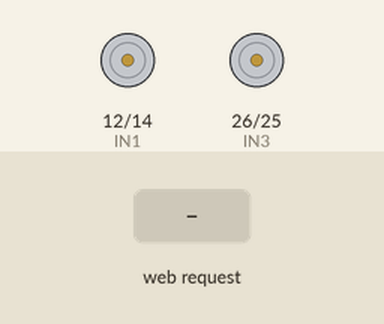
This program was run on a simulated ESP32. On the bench: motor-driver pin pairs drawn as motors (green arrow = first pin HIGH = forward, orange = second pin HIGH = backward, longer = more drive, scaled by the enable pin). Inputs (shaded band) come from the test bench. WiFi joins after 1.5 s; servers stay silent unless stated; what the program prints to the serial monitor is not drawn.

Above: at 2.7 s.
2.8 s: HTTP request GET /forward received
At 4.0 s:
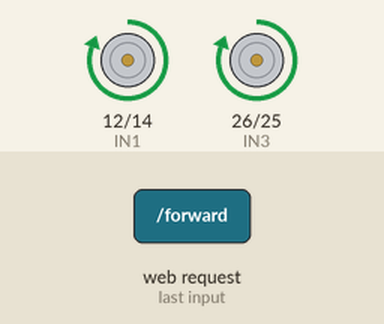
4.3 s: HTTP request GET /backward received
At 5.2 s:
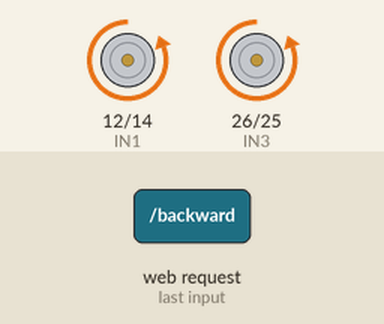
5.8 s: HTTP request GET /rotate_right received
At 6.4 s:
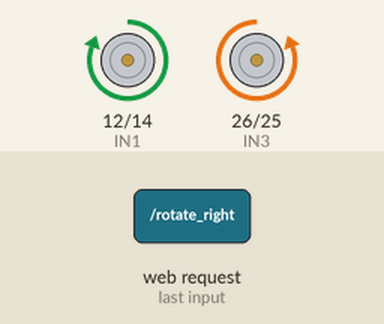
7.3 s: HTTP request GET /rotate_left received
At 8.5 s:
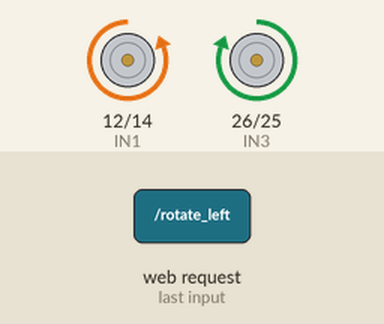
8.8 s: HTTP request GET /turn_right received
At 9.8 s:
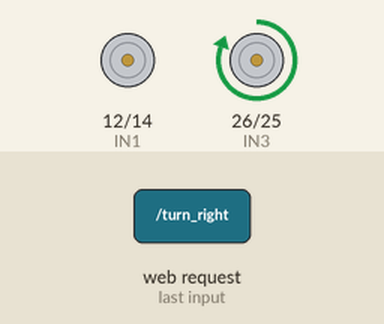
10.3 s: HTTP request GET /turn_left received
At 11.0 s:
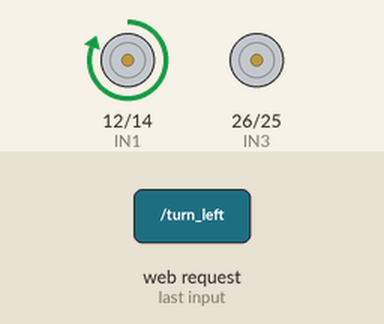
Timing chart, 0 to 12.8 s (numbered marks = the images above; inputs shaded):
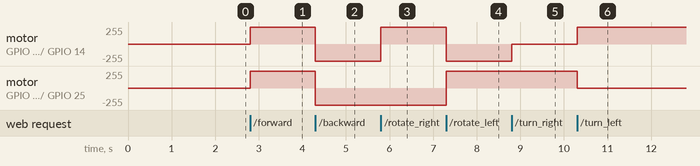

Measured:
- after the input at 2.8 s, motor on GPIO 12 (IN1) / GPIO 14 (IN2), motor on GPIO 26 (IN3) / GPIO 25 (IN4): stopped → forward 255/255 at once
- after the input at 4.3 s, motor on GPIO 12 (IN1) / GPIO 14 (IN2), motor on GPIO 26 (IN3) / GPIO 25 (IN4): forward 255/255 → backward 255/255 at once
- after the input at 5.8 s, motor on GPIO 12 (IN1) / GPIO 14 (IN2): backward 255/255 → forward 255/255 at once
- after the input at 7.3 s, motor on GPIO 12 (IN1) / GPIO 14 (IN2): forward 255/255 → backward 255/255 at once; motor on GPIO 26 (IN3) / GPIO 25 (IN4): backward 255/255 → forward 255/255 at once
- after the input at 8.8 s, motor on GPIO 12 (IN1) / GPIO 14 (IN2): backward 255/255 → stopped at once
- after the input at 10.3 s, motor on GPIO 12 (IN1) / GPIO 14 (IN2): stopped → forward 255/255 at once; motor on GPIO 26 (IN3) / GPIO 25 (IN4): forward 255/255 → stopped at once

The program:

main.cpp
```cpp
#include <WiFi.h>
#include <WebServer.h>

// --- Configurazioni Wi-Fi ---
const char* ssid = "ZjLuigi (3)";
const char* password = "12345ciaooo";

// --- Inizializza il server web sulla porta 80 ---
WebServer server(80);

// ---INITIALIZE MOTOR PINS ---///
const int ENA = 13;
const int IN1 = 12;
const int IN2 = 14;

const int ENB = 27;
const int IN3 = 26;
const int IN4 = 25;

// PWM configuration
#define PWM_FREQ 500        // 500 Hz for reliable low speeds
#define PWM_RES 8           // 8-bit resolution (0-255)

// Define PWM channels
const int pwmChannelA = 0;
const int pwmChannelB = 1;

int motorSpeed = 255;
int curvaturePercentage = 100;

void move_forward() {
  digitalWrite(IN1, HIGH);
  digitalWrite(IN2, LOW);
  digitalWrite(IN3, HIGH);
  digitalWrite(IN4, LOW);
  ledcWrite(pwmChannelA, motorSpeed);
  ledcWrite(pwmChannelB, motorSpeed);
}

void move_backward() {
  digitalWrite(IN1, LOW);
  digitalWrite(IN2, HIGH);
  digitalWrite(IN3, LOW);
  digitalWrite(IN4, HIGH);
  ledcWrite(pwmChannelA, motorSpeed);
  ledcWrite(pwmChannelB, motorSpeed);
}

void turn_left() {
  digitalWrite(IN1, LOW);
  digitalWrite(IN2, HIGH);
  digitalWrite(IN3, HIGH);
  digitalWrite(IN4, LOW);
  ledcWrite(pwmChannelA, motorSpeed);
  ledcWrite(pwmChannelB, motorSpeed);
}

void turn_right() {

  digitalWrite(IN1, HIGH);
  digitalWrite(IN2, LOW);
  digitalWrite(IN3, LOW);
  digitalWrite(IN4, HIGH);
  ledcWrite(pwmChannelA, motorSpeed);
  ledcWrite(pwmChannelB, motorSpeed);
}

// supposing the rightmotor is ENA
// Gentle left turn: left motor slower, right motor full speed
void turn_left_slowly() {
  int leftSpeed = motorSpeed * (100 - curvaturePercentage) / 100;
  digitalWrite(IN1, HIGH);
  digitalWrite(IN2, LOW);
  digitalWrite(IN3, HIGH);
  digitalWrite(IN4, LOW);
  ledcWrite(pwmChannelA, motorSpeed);   // left slower
  ledcWrite(pwmChannelB, leftSpeed);  // right full
}

// Gentle right turn: right motor slower, left motor full speed
void turn_right_slowly() {
  int rightSpeed = motorSpeed * (100 - curvaturePercentage) / 100;
  digitalWrite(IN1, HIGH);
  digitalWrite(IN2, LOW);
  digitalWrite(IN3, HIGH);
  digitalWrite(IN4, LOW);
  ledcWrite(pwmChannelA, rightSpeed);  // left full
  ledcWrite(pwmChannelB, motorSpeed);  // right slower
}

void stop_motors() {

  digitalWrite(IN1, LOW);
  digitalWrite(IN2, LOW);
  digitalWrite(IN3, LOW);
  digitalWrite(IN4, LOW);
  ledcWrite(pwmChannelA, 0);
  ledcWrite(pwmChannelB, 0);

}
void initialize_HTTP_commands () {
  // --- Definizione degli endpoint (i "comandi" via web)---
  server.on("/on", []() {
    Serial.println("Comando ricevuto: ON");
    server.send(200, "text/plain", "on");
  });
  server.on("/forward", []() {
    Serial.println("Comando ricevuto: forward");
    move_forward();
    server.send(200, "text/plain", "forward");
  });
  server.on("/backward", []() {
    Serial.println("Comando ricevuto: backward");
    move_backward();
    server.send(200, "text/plain", "backward");
  });
  server.on("/rotate_right", []() {
    Serial.println("Comando ricevuto: rotate_right");
    turn_right();
    server.send(200, "text/plain", "rotate_right");
  });
  server.on("/rotate_left", []() {
    Serial.println("Comando ricevuto: rotate_left");
    turn_left();
    server.send(200, "text/plain", "rotate_left");
  });
  server.on("/turn_right", []() {
    Serial.println("Comando ricevuto: turn_right");
    turn_right_slowly();
    server.send(200, "text/plain", "turn_right");
  });
  server.on("/turn_left", []() {
    Serial.println("Comando ricevuto: turn_left");
    turn_left_slowly();
    server.send(200, "text/plain", "turn_left");
  });
  server.on("/stop", []() {
    Serial.println("Comando ricevuto: stop");
    stop_motors();
    server.send(200, "text/plain", "stop");
  });
  server.on("/setspeed", []() {
  if (server.hasArg("value")) {
    int newSpeed = server.arg("value").toInt();
    // Clamp between 0 and 255
    if (newSpeed < 0) newSpeed = 0;
    if (newSpeed > 255) newSpeed = 255;
    motorSpeed = newSpeed;
    Serial.print("Motor speed set to: ");
    Serial.println(motorSpeed);
    server.send(200, "text/plain", "Speed set to " + String(motorSpeed));
  } else {
    server.send(400, "text/plain", "Missing 'value' parameter");
  }
});

server.on("/setcurvature", []() {
  if (server.hasArg("value")) {
    int newCurve = server.arg("value").toInt();
    // Clamp between 0 and 100
    if (newCurve < 0) newCurve = 0;
    if (newCurve > 100) newCurve = 100;
    curvaturePercentage = newCurve;
    Serial.print("Curvature percentage set to: ");
    Serial.println(curvaturePercentage);
    server.send(200, "text/plain", "Curvature set to " + String(curvaturePercentage));
  } else {
    server.send(400, "text/plain", "Missing 'value' parameter");
  }
});
  server.onNotFound([]() {
    server.send(404, "text/plain", "Endpoint non trovato");
    Serial.println("Richiesta non valida: " + server.uri());
});
}
void setup_pins() {
  pinMode(ENA, OUTPUT);
  pinMode(IN1, OUTPUT);
  pinMode(IN2, OUTPUT);
  pinMode(ENB, OUTPUT);
  pinMode(IN3, OUTPUT);
  pinMode(IN4, OUTPUT);

    // Setup PWM channels
  ledcSetup(pwmChannelA, PWM_FREQ, PWM_RES);
  ledcAttachPin(ENA, pwmChannelA);
  ledcSetup(pwmChannelB, PWM_FREQ, PWM_RES);
  ledcAttachPin(ENB, pwmChannelB);
}
void setup() {
  Serial.begin(9600);
  setup_pins();
  // Connessione al Wi-Fi
  Serial.print("Connessione a ");
  Serial.println(ssid);
  WiFi.begin(ssid, password);
  WiFi.setSleep(false);
  while (WiFi.status() != WL_CONNECTED) {
    delay(500);
    Serial.print(".");
  }
  Serial.println("\n✅ Connesso! IP: " + WiFi.localIP().toString());

  initialize_HTTP_commands();
  // Avvia il server
  server.begin();
  Serial.println("Firmware version 1.0 – flashed at " + String(__TIME__));
  Serial.println("Server HTTP avviato. In ascolto per comandi...");
}

void loop() {
  server.handleClient(); // Gestisce le richieste HTTP in arrivo
}
```
